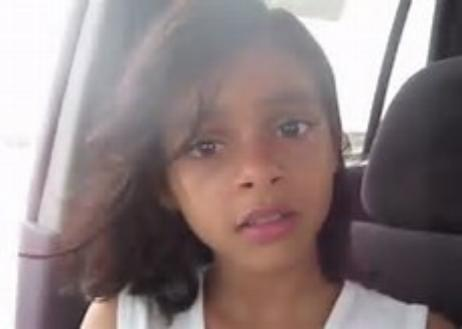
#> input picture part3/10_1_3_20170119150820222.jpg, 462 x 329 px, given in place of the camera
$ jupyter execute --allow-errors follow_along_tutorial.ipynb
#> lines starting #> are read from the running program, lines starting #| are printed output that depends on the picture; after the words box and inside, x2 and y2 are one past the last pixel; in counts of white or black regions, pixels touching at a corner belong together
[cell 1]
from __future__ import print_function
import cv2 as cv
import argparse

[cell 2]
import pandas as pd
pd.read_csv('.haarcascades/test.csv')
#> (reads haarcascades/test.csv from the repository)
#> further down, frame is the input picture: shape (329, 462, 3); mean B, G, R 128.5, 127.8, 142

[cell 3]
import os
cwd = os.getcwd()
print(cwd)

[cell 4]
def detectAndDisplay(frame):
    frame_gray = cv.cvtColor(frame, cv.COLOR_BGR2GRAY)
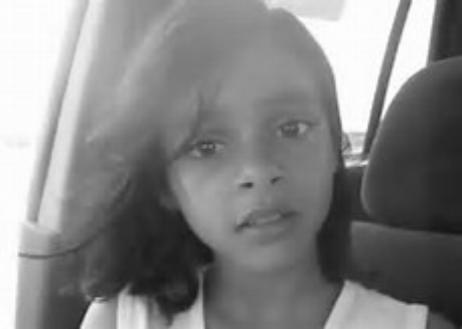
#> frame_gray: shape (329, 462); min 21, max 255, mean 132.1
    frame_gray = cv.equalizeHist(frame_gray)
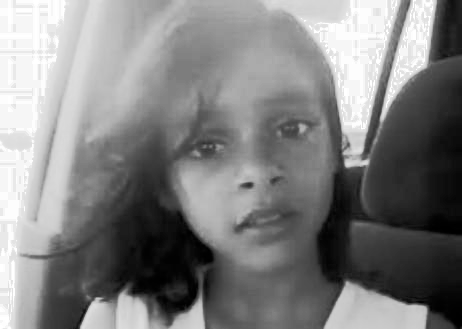
#> frame_gray: shape (329, 462); min 0, max 255, mean 128.6
    #-- Detect faces
    faces = face_cascade.detectMultiScale(frame_gray)
#> faces = [[227, 160, 66, 66]]
    for (x,y,w,h) in faces:
        center = (x + w//2, y + h//2)
        frame = cv.ellipse(frame, center, (w//2, h//2), 0, 0, 360, (255, 0, 255), 4)
        faceROI = frame_gray[y:y+h,x:x+w]
        #-- In each face, detect eyes
        eyes = eyes_cascade.detectMultiScale(faceROI)
        for (x2,y2,w2,h2) in eyes:
            eye_center = (x + x2 + w2//2, y + y2 + h2//2)
            radius = int(round((w2 + h2)*0.25))
            frame = cv.circle(frame, eye_center, radius, (255, 0, 0 ), 4)
#> this loop made 1 pass
#> (x, y, w, h, center) on pass 1: (227, 160, 66, 66, (260, 193))
#> pass 1, in detectAndDisplay, `frame = cv.ellipse(frame, center, (w//2, h//2), 0, 0, 360, (255, 0, 25..`:
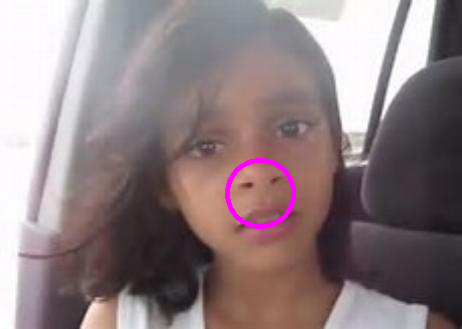
#> frame: shape (329, 462, 3); 0.68% of pixels changed, all inside (x1, y1, x2, y2) = (225, 158, 296, 229)
#> pass 1, in detectAndDisplay, `faceROI = frame_gray[y:y+h,x:x+w]`:
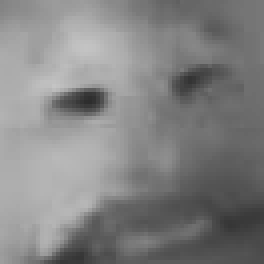
#> faceROI: shape (66, 66) (shown 4 times larger); min 45, max 196, mean 130.5
    cv.imshow('Capture - Face detection', frame)

[cell 5]
parser = argparse.ArgumentParser(description='Code for Cascade Classifier tutorial.')
parser.add_argument('--face_cascade', help='Path to face cascade.', default=r".\haarcascades\haarcascade_frontalface_alt.xml")
parser.add_argument('--eyes_cascade', help='Path to eyes cascade.', default=r'.\haarcascades\haarcascade_eye_tree_eyeglasses.xml')
parser.add_argument('--camera', help='Camera divide number.', type=int, default=0)
args, unknown = parser.parse_known_args()


face_cascade_name = args.face_cascade
eyes_cascade_name = args.eyes_cascade
face_cascade = cv.CascadeClassifier()
eyes_cascade = cv.CascadeClassifier()


if not face_cascade.load(cv.samples.findFile(r".\haarcascades\haarcascade_frontalface_alt.xml")):
    print('--(!)Error loading face cascade')
    exit(0)
if not eyes_cascade.load(cv.samples.findFile(r'.\haarcascades\haarcascade_eye_tree_eyeglasses.xml')):
    print('--(!)Error loading eyes cascade')
    exit(0)

cap = cv.VideoCapture(0)

if not cap.isOpened:
    print('--(!)Error opening video capture')
    exit(0)
while True:
    ret, frame = cap.read()
    if frame is None:
        print('--(!) No captured frame -- Break!')
        break
    detectAndDisplay(frame)
    if cv.waitKey(10) == 27:
#> (key q is pressed here)
        break
